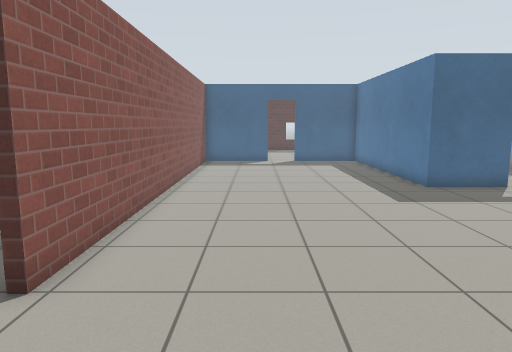
View 1 (above)

20 first-person views from a walk through a Gazebo world. The camera is 1.2 m above the floor, tilts 8° down and sees 70° across. The floor is counted in squares, 0.5 m on a side. Each view is taken from the middle of a square. On the plan, view 1 faces up. The plan holds only what a view shows up to about 20 squares ahead; the rest is blank. Simple patterns stand in for the simulator's built-in surfaces.

View 2
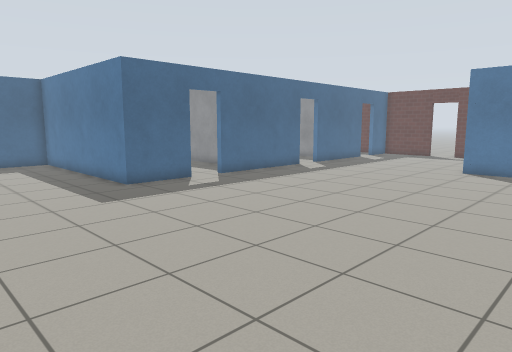

View 3
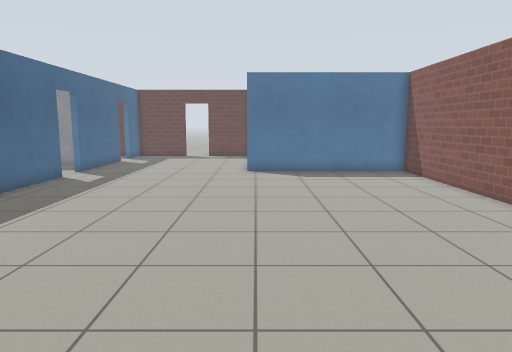

View 4
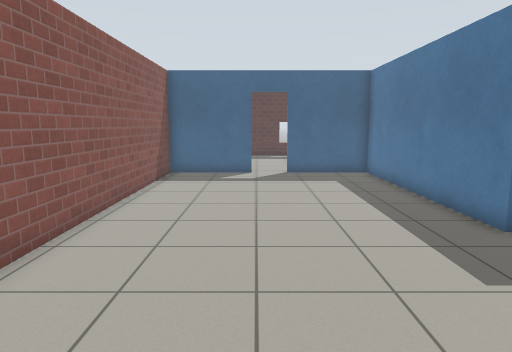

View 5
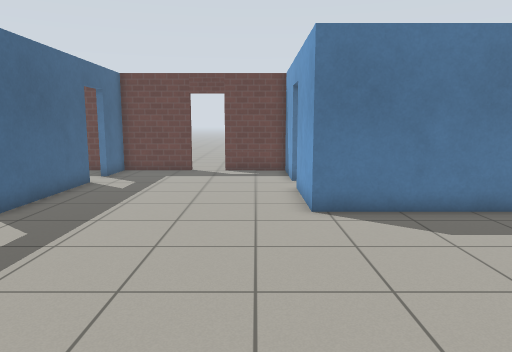

View 6
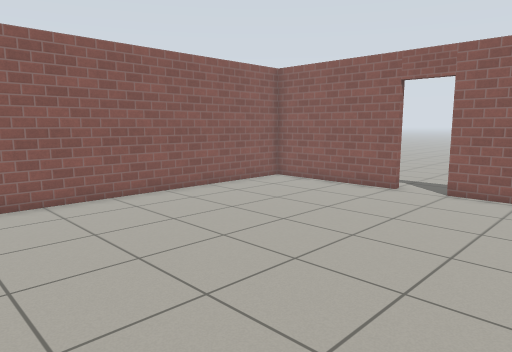

View 7
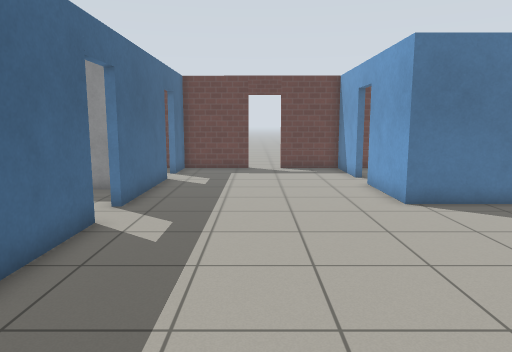

View 8
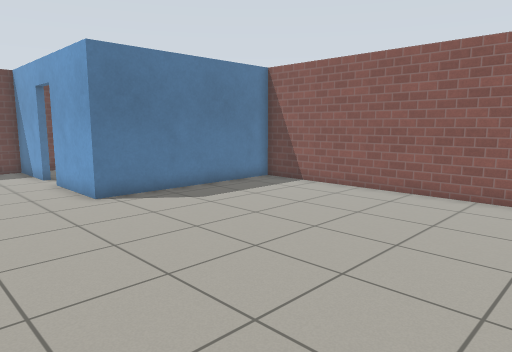

View 9
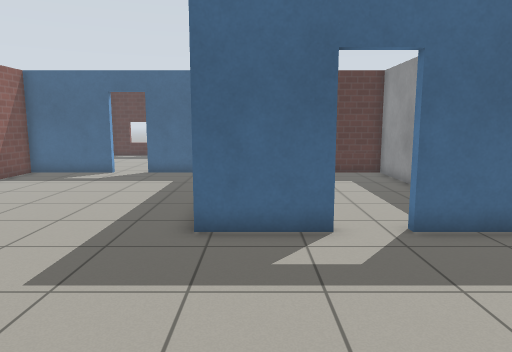

View 10
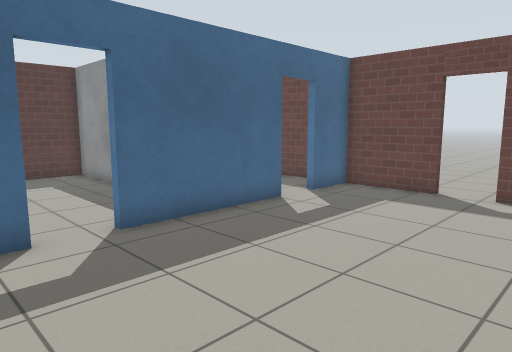

View 11
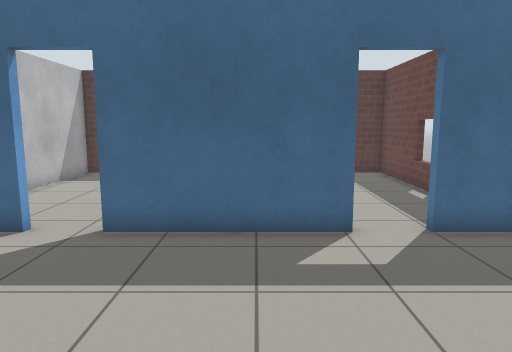

View 12
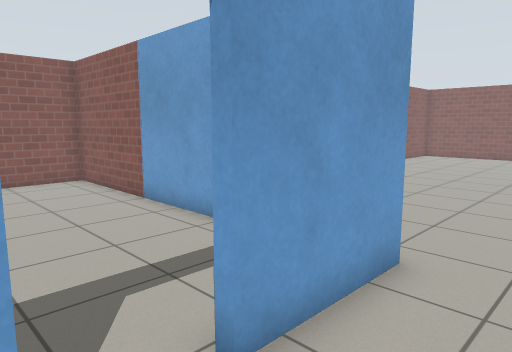

View 13
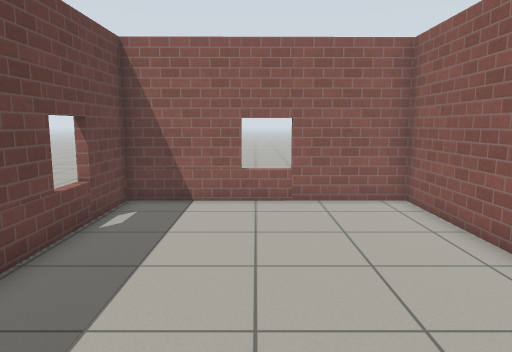

View 14
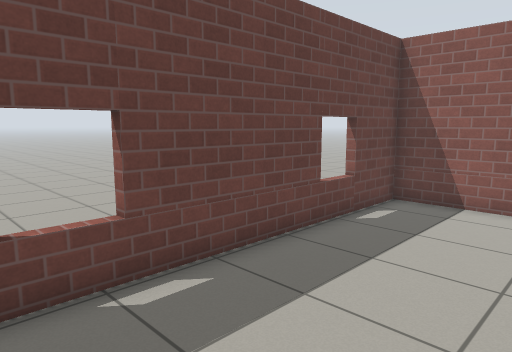

View 15
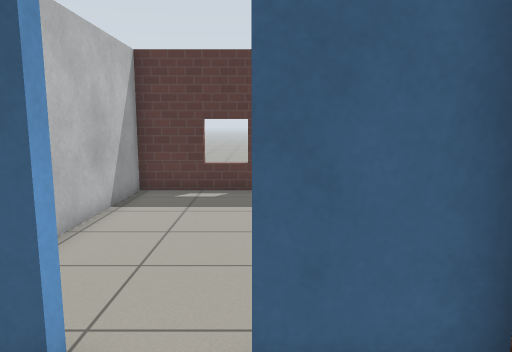

View 16
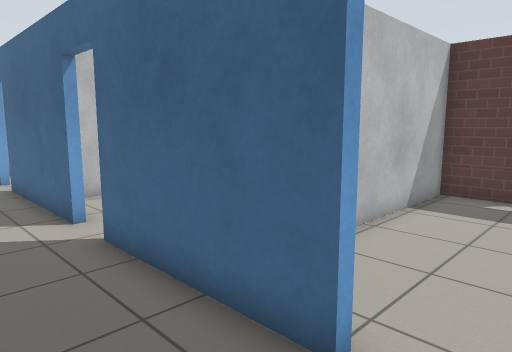

View 17
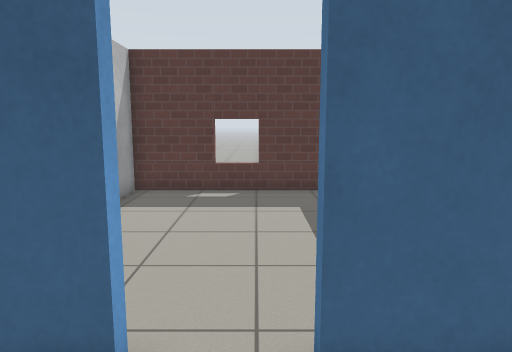

View 18
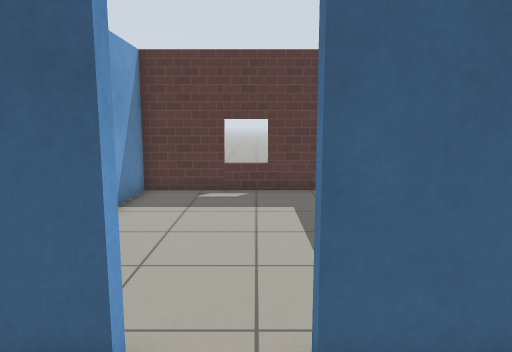

View 19
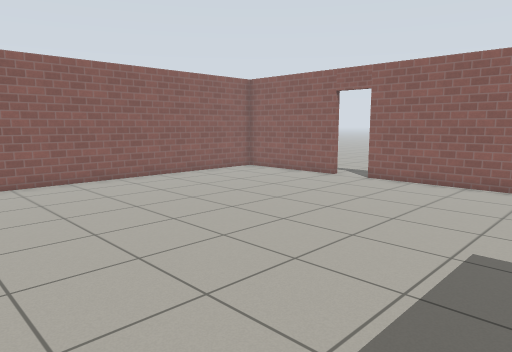

View 20
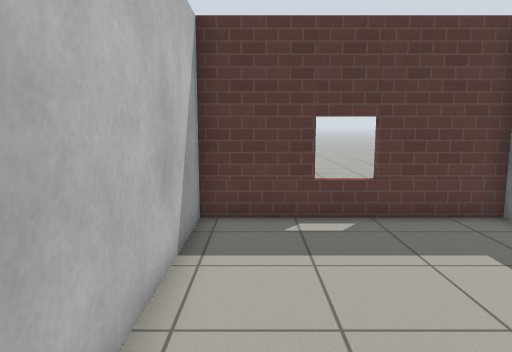

### Floor plan
Points are (right, up) in squares from view 1. A wall is a line through its corners. A room is listed if a view was taken in it or the views show most of it. See-through windows are left out.
Room 1 (views 1, 2, 3, 4, 5, 6, 7, 8, 9, 10, 11, 12, 15, 16, 17, 18, 19)
walls: (9.7, 14) (6.6, 14) (6.6, 24.2) (2.5, 24.2); (17.8, 14) (11.5, 14); (-3.3, 3.1) (-3.2, -2.8) (19.9, -2.7) (19.9, 5.5) (23.9, 5.5); (25.5, 5.5) (29.2, 5.5) (29.2, 8.7); (25.2, 14) (19.6, 14); (0.9, 24.2) (-3.3, 24.2) (-3.3, 4.9); (29.2, 10.4) (29.2, 14) (27, 14)
ways out: open door at (24.5, 5) to room 2; open door at (18.5, 14) to room 3; open door at (10.5, 14) to room 4; open door at (26.5, 14) to room 5; open door at (-3.3, 4.3); open door at (1.5, 24); open door at (29, 9.5)
Room 2 (views 13, 14)
walls: (20.2, 0.7) (20.2, -8.4) (29.1, -8.4) (29.2, 4.2)
ways out: open door at (24.5, 5) to room 1
Room 3 (view 20)
walls: (22.4, 20.9) (22.4, 24.2) (14.5, 24.2) (14.5, 15.4); (22.4, 15.4) (22.4, 16.1)
ways out: open door at (18.5, 14) to room 1
Room 4 (no view inside)
walls: (14.3, 20.5) (14.3, 24.2) (6.9, 24.2) (6.9, 21.5)
ways out: open door at (10.5, 14) to room 1
Room 5 (no view inside)
walls: (29.3, 19) (29.3, 24.2) (22.7, 24.2) (22.7, 18.5); (29.2, 14.8) (29.2, 17.5)
ways out: open door at (26.5, 14) to room 1

Positions as (right, up) in squares from view 1, and headings:
1: (0, 0), facing up
2: (0, 0), facing up-right
3: (1, 5), facing right
4: (1, 6), facing up
5: (10, 7), facing right
6: (10, 9), facing down-left
7: (9, 10), facing right
8: (8, 10), facing down-right
9: (8, 6), facing up
10: (16, 6), facing up-right
11: (23, 6), facing up
12: (26, 8), facing down-left
13: (25, 3), facing down
14: (24, 3), facing down-right
15: (27, 11), facing up
16: (27, 11), facing up-left
17: (19, 11), facing up
18: (11, 11), facing up
19: (12, 13), facing down-left
20: (16, 15), facing up
